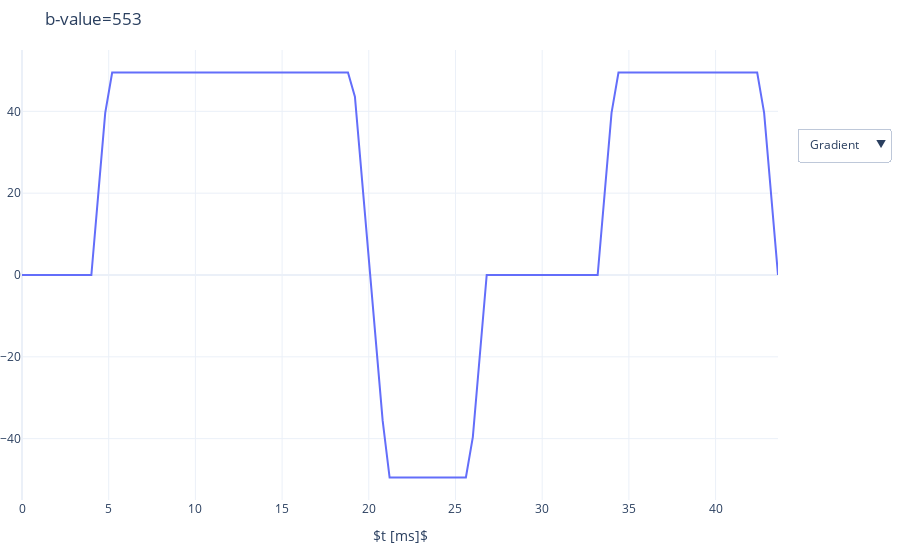

The notebook cell this image was saved under:
### Code cell
params = {}
# Maximize b-value for diffusion waveforms
params['mode'] = 'diff_bval'

# Hardware constraints
params['gmax']  = 50.0 # Max Gradient Amplitude [mT/m], you can use T/m here too
params['smax']  = 50.0 # Max Slewrate [mT/m/ms]

# Moment nulling
params['MMT']  = 0

# Sequence TE and dt of output [ms]
params['TE']  = 60
params['dt']  = 400e-6

# Time from end of diffusion waveform to TE [ms]
params['T_readout']  = 16.0
# Time of excitation 90 [ms]
params['T_90']  = 4.0
# Time for 180 flip [ms]
params['T_180']  = 6.0

# Run optimization
G, dd = gropt.gropt(params, verbose=1)

plot_waveform_interactive(G, params, eddy_lines=[50])
